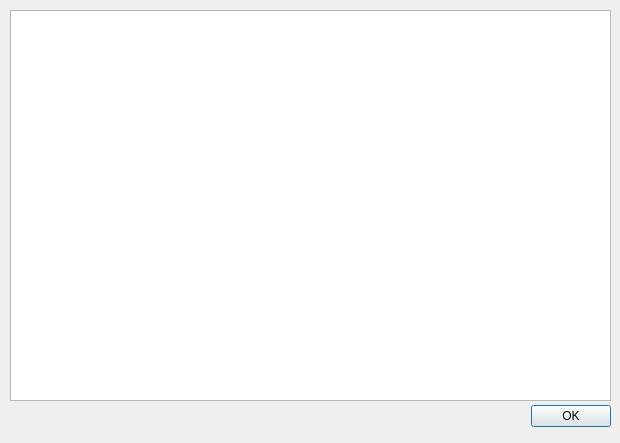
<?xml version="1.0" encoding="UTF-8"?>
<ui version="4.0">
 <class>Dialog</class>
 <widget class="QDialog" name="Dialog">
  <property name="geometry">
   <rect>
    <x>0</x>
    <y>0</y>
    <width>620</width>
    <height>443</height>
   </rect>
  </property>
  <property name="windowTitle">
   <string>Ayuda Offline F1</string>
  </property>
  <property name="windowIcon">
   <iconset>
    <normaloff>icon.png</normaloff>icon.png</iconset>
  </property>
  <widget class="QDialogButtonBox" name="buttonBox">
   <property name="geometry">
    <rect>
     <x>270</x>
     <y>400</y>
     <width>341</width>
     <height>32</height>
    </rect>
   </property>
   <property name="orientation">
    <enum>Qt::Horizontal</enum>
   </property>
   <property name="standardButtons">
    <set>QDialogButtonBox::Ok</set>
   </property>
  </widget>
  <widget class="QTextEdit" name="textEdit">
   <property name="geometry">
    <rect>
     <x>10</x>
     <y>10</y>
     <width>601</width>
     <height>391</height>
    </rect>
   </property>
   <property name="readOnly">
    <bool>true</bool>
   </property>
   <property name="html">
    <string>&lt;!DOCTYPE HTML PUBLIC &quot;-//W3C//DTD HTML 4.0//EN&quot; &quot;http://www.w3.org/TR/REC-html40/strict.dtd&quot;&gt;
&lt;html&gt;&lt;head&gt;&lt;meta name=&quot;qrichtext&quot; content=&quot;1&quot; /&gt;&lt;style type=&quot;text/css&quot;&gt;
p, li { white-space: pre-wrap; }
&lt;/style&gt;&lt;/head&gt;&lt;body style=&quot; font-family:'Ubuntu'; font-size:11pt; font-weight:400; font-style:normal;&quot;&gt;
&lt;p align=&quot;justify&quot; style=&quot;-qt-paragraph-type:empty; margin-top:0px; margin-bottom:0px; margin-left:0px; margin-right:0px; -qt-block-indent:0; text-indent:0px;&quot;&gt;&lt;br /&gt;&lt;/p&gt;&lt;/body&gt;&lt;/html&gt;</string>
   </property>
  </widget>
 </widget>
 <resources/>
 <connections>
  <connection>
   <sender>buttonBox</sender>
   <signal>accepted()</signal>
   <receiver>Dialog</receiver>
   <slot>accept()</slot>
   <hints>
    <hint type="sourcelabel">
     <x>248</x>
     <y>254</y>
    </hint>
    <hint type="destinationlabel">
     <x>157</x>
     <y>274</y>
    </hint>
   </hints>
  </connection>
  <connection>
   <sender>buttonBox</sender>
   <signal>rejected()</signal>
   <receiver>Dialog</receiver>
   <slot>reject()</slot>
   <hints>
    <hint type="sourcelabel">
     <x>316</x>
     <y>260</y>
    </hint>
    <hint type="destinationlabel">
     <x>286</x>
     <y>274</y>
    </hint>
   </hints>
  </connection>
 </connections>
</ui>
